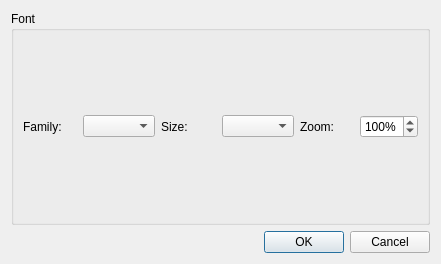
<?xml version="1.0" encoding="UTF-8"?>
<ui version="4.0">
 <class>ConfigDialog</class>
 <widget class="QDialog" name="ConfigDialog">
  <property name="geometry">
   <rect>
    <x>0</x>
    <y>0</y>
    <width>441</width>
    <height>264</height>
   </rect>
  </property>
  <property name="windowTitle">
   <string>SyntaxEditor Config</string>
  </property>
  <layout class="QVBoxLayout" name="verticalLayout">
   <item>
    <widget class="QGroupBox" name="groupBox">
     <property name="title">
      <string>Font</string>
     </property>
     <layout class="QHBoxLayout" name="horizontalLayout">
      <item>
       <widget class="QLabel" name="label">
        <property name="text">
         <string>Family:</string>
        </property>
       </widget>
      </item>
      <item>
       <widget class="QComboBox" name="familyComboBox"/>
      </item>
      <item>
       <widget class="QLabel" name="label_2">
        <property name="text">
         <string>Size:</string>
        </property>
       </widget>
      </item>
      <item>
       <widget class="QComboBox" name="sizeComboBox"/>
      </item>
      <item>
       <widget class="QLabel" name="label_3">
        <property name="text">
         <string>Zoom:</string>
        </property>
       </widget>
      </item>
      <item>
       <widget class="QSpinBox" name="zoomSpinBox">
        <property name="suffix">
         <string>%</string>
        </property>
        <property name="prefix">
         <string/>
        </property>
        <property name="minimum">
         <number>10</number>
        </property>
        <property name="maximum">
         <number>300</number>
        </property>
        <property name="singleStep">
         <number>10</number>
        </property>
        <property name="value">
         <number>100</number>
        </property>
       </widget>
      </item>
     </layout>
    </widget>
   </item>
   <item>
    <widget class="QDialogButtonBox" name="buttonBox">
     <property name="orientation">
      <enum>Qt::Horizontal</enum>
     </property>
     <property name="standardButtons">
      <set>QDialogButtonBox::Cancel|QDialogButtonBox::Ok</set>
     </property>
    </widget>
   </item>
  </layout>
 </widget>
 <resources/>
 <connections>
  <connection>
   <sender>buttonBox</sender>
   <signal>accepted()</signal>
   <receiver>ConfigDialog</receiver>
   <slot>accept()</slot>
   <hints>
    <hint type="sourcelabel">
     <x>248</x>
     <y>254</y>
    </hint>
    <hint type="destinationlabel">
     <x>157</x>
     <y>274</y>
    </hint>
   </hints>
  </connection>
  <connection>
   <sender>buttonBox</sender>
   <signal>rejected()</signal>
   <receiver>ConfigDialog</receiver>
   <slot>reject()</slot>
   <hints>
    <hint type="sourcelabel">
     <x>316</x>
     <y>260</y>
    </hint>
    <hint type="destinationlabel">
     <x>286</x>
     <y>274</y>
    </hint>
   </hints>
  </connection>
 </connections>
</ui>
